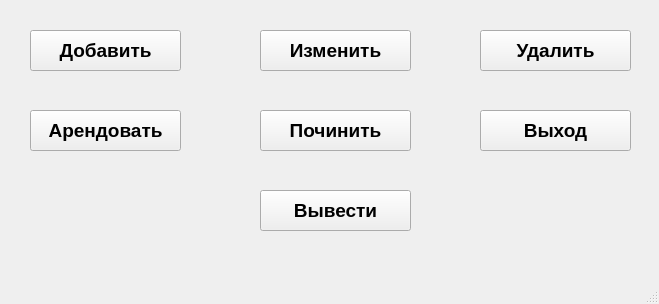
<?xml version="1.0" encoding="UTF-8"?>
<ui version="4.0">
 <class>BikeMenuWindow</class>
 <widget class="QMainWindow" name="BikeMenuWindow">
  <property name="geometry">
   <rect>
    <x>0</x>
    <y>0</y>
    <width>659</width>
    <height>304</height>
   </rect>
  </property>
  <property name="windowTitle">
   <string>MainWindow</string>
  </property>
  <widget class="QWidget" name="centralwidget">
   <widget class="QPushButton" name="arend">
    <property name="geometry">
     <rect>
      <x>30</x>
      <y>110</y>
      <width>151</width>
      <height>41</height>
     </rect>
    </property>
    <property name="font">
     <font>
      <pointsize>14</pointsize>
      <weight>75</weight>
      <bold>true</bold>
     </font>
    </property>
    <property name="text">
     <string>Арендовать</string>
    </property>
   </widget>
   <widget class="QPushButton" name="exit">
    <property name="geometry">
     <rect>
      <x>480</x>
      <y>110</y>
      <width>151</width>
      <height>41</height>
     </rect>
    </property>
    <property name="font">
     <font>
      <pointsize>14</pointsize>
      <weight>75</weight>
      <bold>true</bold>
     </font>
    </property>
    <property name="text">
     <string>Выход</string>
    </property>
   </widget>
   <widget class="QPushButton" name="delete_2">
    <property name="geometry">
     <rect>
      <x>480</x>
      <y>30</y>
      <width>151</width>
      <height>41</height>
     </rect>
    </property>
    <property name="font">
     <font>
      <pointsize>14</pointsize>
      <weight>75</weight>
      <bold>true</bold>
     </font>
    </property>
    <property name="text">
     <string>Удалить</string>
    </property>
   </widget>
   <widget class="QPushButton" name="update">
    <property name="geometry">
     <rect>
      <x>260</x>
      <y>30</y>
      <width>151</width>
      <height>41</height>
     </rect>
    </property>
    <property name="font">
     <font>
      <pointsize>14</pointsize>
      <weight>75</weight>
      <bold>true</bold>
     </font>
    </property>
    <property name="text">
     <string>Изменить</string>
    </property>
   </widget>
   <widget class="QPushButton" name="pushButton">
    <property name="geometry">
     <rect>
      <x>30</x>
      <y>30</y>
      <width>151</width>
      <height>41</height>
     </rect>
    </property>
    <property name="font">
     <font>
      <pointsize>14</pointsize>
      <weight>75</weight>
      <bold>true</bold>
     </font>
    </property>
    <property name="text">
     <string>Добавить</string>
    </property>
   </widget>
   <widget class="QPushButton" name="remont">
    <property name="geometry">
     <rect>
      <x>260</x>
      <y>110</y>
      <width>151</width>
      <height>41</height>
     </rect>
    </property>
    <property name="font">
     <font>
      <pointsize>14</pointsize>
      <weight>75</weight>
      <bold>true</bold>
     </font>
    </property>
    <property name="text">
     <string>Починить</string>
    </property>
   </widget>
   <widget class="QPushButton" name="show">
    <property name="geometry">
     <rect>
      <x>260</x>
      <y>190</y>
      <width>151</width>
      <height>41</height>
     </rect>
    </property>
    <property name="font">
     <font>
      <pointsize>14</pointsize>
      <weight>75</weight>
      <bold>true</bold>
     </font>
    </property>
    <property name="text">
     <string>Вывести</string>
    </property>
   </widget>
  </widget>
  <widget class="QMenuBar" name="menubar">
   <property name="geometry">
    <rect>
     <x>0</x>
     <y>0</y>
     <width>659</width>
     <height>21</height>
    </rect>
   </property>
  </widget>
  <widget class="QStatusBar" name="statusbar"/>
 </widget>
 <resources/>
 <connections/>
</ui>
